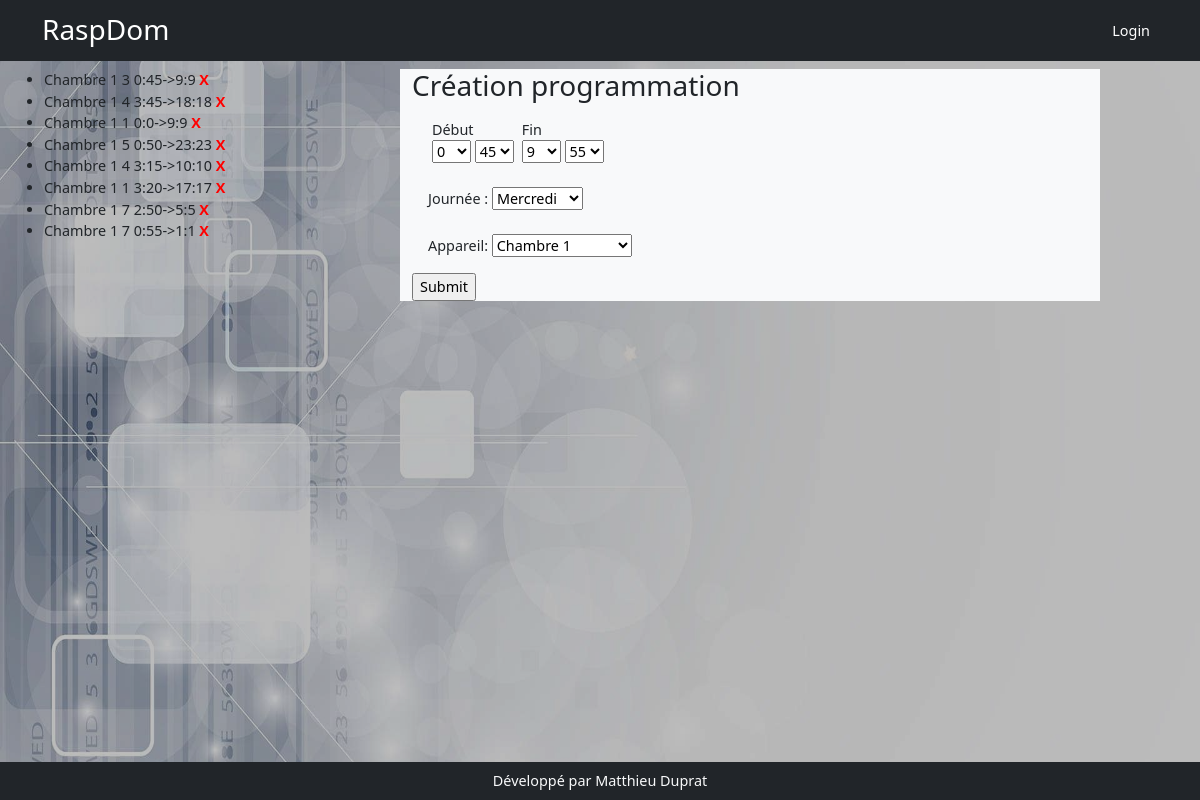
/programmation/edit/1, run on an earlier commit of the app's database.
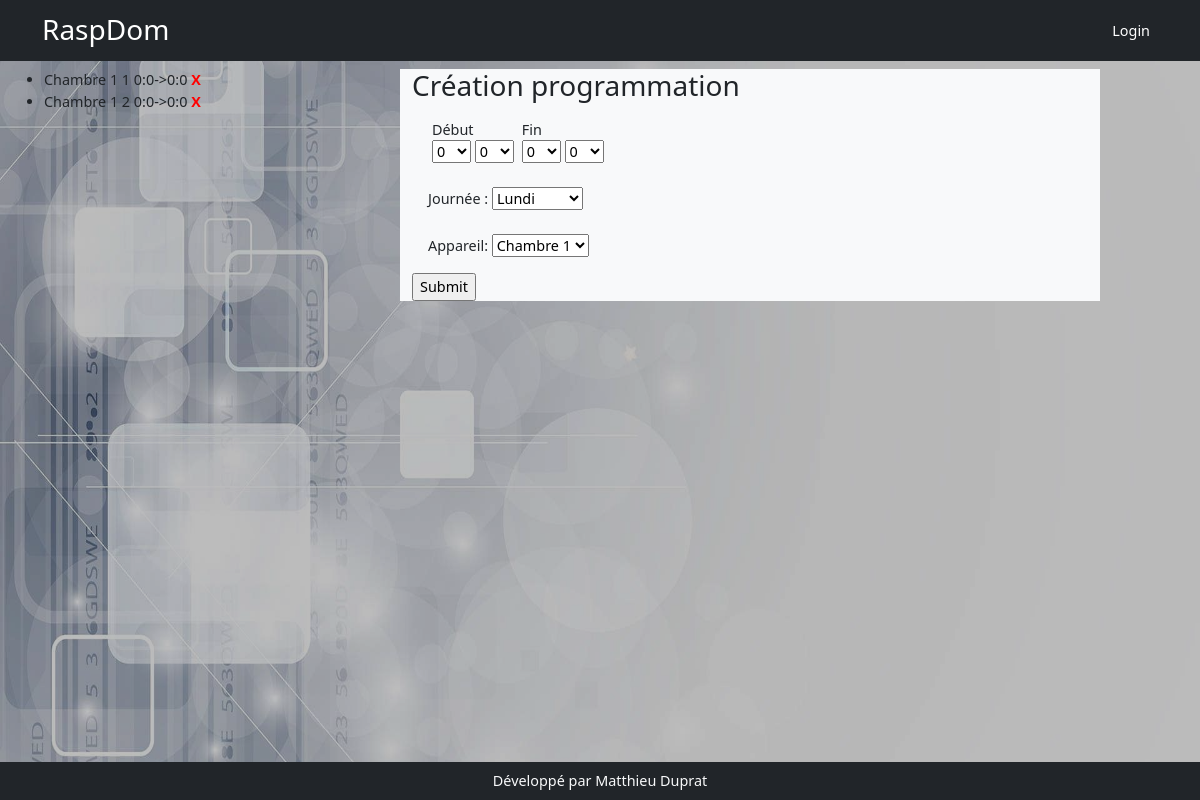
And on a later commit of the database.
### models.py (models this page shows, shortened)
class Programmation(db.Model):
    id = db.Column(db.Integer, primary_key=True)
    start = db.Column(db.Integer)
    start_min = db.Column(db.Integer)
    end = db.Column(db.Integer)
    end_min = db.Column(db.Integer)
    day = db.Column(db.Integer)
    appareil = db.Column(db.Integer, db.ForeignKey('appareil.id'), nullable=True)

class Appareil(db.Model):
    id = db.Column(db.Integer, primary_key=True)
    nom = db.Column(db.String(200))
    description = db.Column(db.String(200))
    categorieappareil = db.Column(db.String(200), nullable=True)
    sortie = db.Column(db.String(200), nullable=True)
    image = db.Column(db.String(200), nullable=True)
    gpios = db.relationship('Gpio', backref='appareil', lazy=True)
    order_gpio = db.Column(db.String(200))
    nbre_gpio = db.Column(db.Integer)
    programmations = db.relationship('Programmation', backref='appareil_programmation', lazy=True)
    mode_de_marche = db.relationship('ModeDeMarche', uselist=False,  backref='appareil_mode_de_marche', lazy=True)
    auto = db.relationship('Auto', uselist=False, backref='appareil_auto', lazy=True)
    sonde_id = db.Column(db.Integer, db.ForeignKey('sonde.id'))
    sonde = db.relationship('Sonde', uselist=False, backref='appareil_sonde', lazy=True)
    manuel = db.relationship('Manuel', uselist=False, backref='appareil_ordre', lazy=True)
    label = db.Column(db.String(250))

### app.py (the view)
@app.route('/programmation/edit/<int:programmation_id>', methods=['POST','GET'])
def edit_programmation(programmation_id):
    programmation = Programmation.query.get(programmation_id)
    programmationform = ProgrammationForm(obj=programmation, data=request.form)
    programmations = Programmation.query.filter_by(appareil=programmation.appareil_programmation.id).all()
    if programmationform.validate_on_submit():
        programmationform.populate_obj(programmation)
        db.session.add(programmation)
        db.session.commit()
        return redirect(url_for('liste_programmations'))
    programmationform.appareil.choices = [(data.id, data.nom) for data in Appareil.query.all()]
    return render_template('programmation/programmation.html', programmationform=programmationform, programmations=programmations)

### forms.py
class ProgrammationForm(FlaskForm):
    choices_day = [(1, 'Lundi'), (2, 'Mardi'), (3, 'Mercredi'), (4, 'Jeudi'), (5, 'Vendredi'), (6, 'Samedi'),
                   (7, 'Dimanche')]
    choices_min = [data for data in range(0,60,1)]
    choices_hours = [data for data in range(0,24)]
    start = SelectField(choices=choices_hours)
    start_min = SelectField(choices=choices_min)
    end = SelectField(choices=choices_hours)
    end_min = SelectField(choices=choices_min)
    day = SelectField(choices=choices_day)
    appareil = SelectField(validate_choice=False)

### templates/programmation/programmation.html (shortened to what this page needs)
{% extends 'base.html'%}
{% block content %}
<div class="row">
    <div class="col-md-3">
        <ul>
            {% for programmation in programmations if programmations %}
            <li>{{programmation.appareil_programmation.nom}} {{programmation.day}} {{programmation.start}}:{{programmation.start_min}}->{{programmation.end}}:{{programmation.end}} <span style="font-weight:bold;color:red;">X</span></li>
            {% endfor %}
        </ul>
    </div>
    <div class="col-md-7 mx-auto  bg-light">
        <h3>Création programmation</h3>
            <form action="" method="post">
                <div class="d-flex m-2 p-2">
                     <div class="d-flex flex-column mx-1">
                        <div>Début</div>
                        <div>{{programmationform.start}} {{programmationform.start_min}}</div>
                     </div>
                     <div class="d-flex flex-column mx-1">
                        <div>Fin</div>
                        <div>{{programmationform.end}} {{programmationform.end_min}}</div>
                    </div>
                </div>
                    <div class="m-2 p-2">
                        Journée : {{programmationform.day}}
                    </div>
                    <div class="m-2 p-2">
                        Appareil: {{programmationform.appareil}}
                    </div>
                <input type="submit">
            </form>
    </div>
</div>
{% endblock %}

### templates/base.html (shortened to what this page needs)
<!DOCTYPE html>
<html lang="fr">
    <head>
        <link href="{{ url_for('static', filename='css/styles.css') }}" rel="stylesheet" />
    </head>
    <body>
    <img id="img-bck" src="{{ url_for('static', filename='assets/domo.jpg') }}">
        <nav class="navbar navbar-expand-lg navbar-dark bg-dark">
            <div class="container">
                <a class="navbar-brand" href="{{url_for('index')}}">
          <span class="h3">RaspDom</span></a>
                <div class="collapse navbar-collapse" id="navbarSupportedContent">
                    <ul class="navbar-nav ms-auto mb-2 mb-lg-0">
                        {% if current_user.is_authenticated %}
                        <li class="nav-item dropdown">
                            <a class="nav-link dropdown-toggle" id="navbarDropdown" href="#" role="button" data-bs-toggle="dropdown" aria-expanded="false">Appareil</a>
                            <ul class="dropdown-menu dropdown-menu-end" aria-labelledby="navbarDropdown">
                                <li><a class="dropdown-item" href="{{ url_for('appareil')}}">Appareil</a></li>
                                <li><a class="dropdown-item" href="{{ url_for('appareils')}}">Listes des appareils</a></li>
                            </ul>
                        </li>
                        <li class="nav-item dropdown">
                            <a class="nav-link dropdown-toggle" id="navbarDropdown" href="#" role="button" data-bs-toggle="dropdown" aria-expanded="false">GPIO</a>
                            <ul class="dropdown-menu dropdown-menu-end" aria-labelledby="navbarDropdown">
                                <li><a class="dropdown-item" href="{{ url_for('gpio')}}">GPIO</a></li>
                                <li><a class="dropdown-item" href="{{ url_for('sondes')}}">Sondes</a></li>
                                <li><a class="dropdown-item" href="{{ url_for('gpios')}}">Liste des GPIOs</a></li>
                            </ul>
                        </li>
                        <li class="nav-item dropdown">
                            <a class="nav-link dropdown-toggle" id="navbarDropdown" href="#" role="button" data-bs-toggle="dropdown" aria-expanded="false">Programmation</a>
                            <ul class="dropdown-menu dropdown-menu-end" aria-labelledby="navbarDropdown">
                                <li><a class="dropdown-item" href="{{ url_for('add_programmation')}}">Programmation</a></li>
                                <li><a class="dropdown-item" href="{{ url_for('liste_programmations')}}">Liste des programmations</a></li>
                            </ul>
                        </li>
                        <li class="nav-item"><a class="nav-link active" aria-current="page" href="{{url_for('user')}}">Add user</a></li>
                        <li class="nav-item"><a class="nav-link active" aria-current="page" href="{{url_for('users')}}">Users</a></li>
                        <li class="nav-item"><a class="nav-link active" aria-current="page" href="{{url_for('logout')}}">Logout</a></li>
                        <li class="nav-item"><a class="nav-link" href="{{url_for('profil')}}">{{current_user.username}}</a></li>
                        {% else %}
                            <li class="nav-item"><a class="nav-link active" aria-current="page" href="{{url_for('login')}}">Login</a></li>
                        {% endif %}
                    </ul>
                </div>
            </div>
        </nav>
        <div class="container-fluid pt-2" style="max-height:84vh; overflow:auto">
            {% block content %}
            {% endblock %}
        </div>
        <div class="bg-dark text-light text-center py-2" style="position:absolute; width:100%; bottom:0px">
            Développé par Matthieu Duprat
        </div>
    </body>
</html>

What changed in the data, as far as the page shows it:
removed Programmation: appareil_programmation.nom "Chambre 1", day "1", start "0", start_min "0", end "9"
removed Programmation: appareil_programmation.nom "Chambre 1", day "5", start "0", start_min "50", end "23"
removed Programmation: appareil_programmation.nom "Chambre 1", day "4", start "3", start_min "15", end "10"
removed Programmation: appareil_programmation.nom "Chambre 1", day "1", start "3", start_min "20", end "17"
removed Programmation: appareil_programmation.nom "Chambre 1", day "7", start "2", start_min "50", end "5"
removed Programmation: appareil_programmation.nom "Chambre 1", day "7", start "0", start_min "55", end "1"
changed Programmation (number 1 of 2 on the later page): day "3" → "1"; start_min "45" → "0"; end "9" → "0"
changed Programmation (number 2 of 2 on the later page): day "4" → "2"; start "3" → "0"; start_min "45" → "0"; end "18" → "0"
Also different on the page:
form field start_min: "45" → "0"
form field end: "9" → "0"
form field end_min: "55" → "0"
form field day: "Mercredi" → "Lundi"
